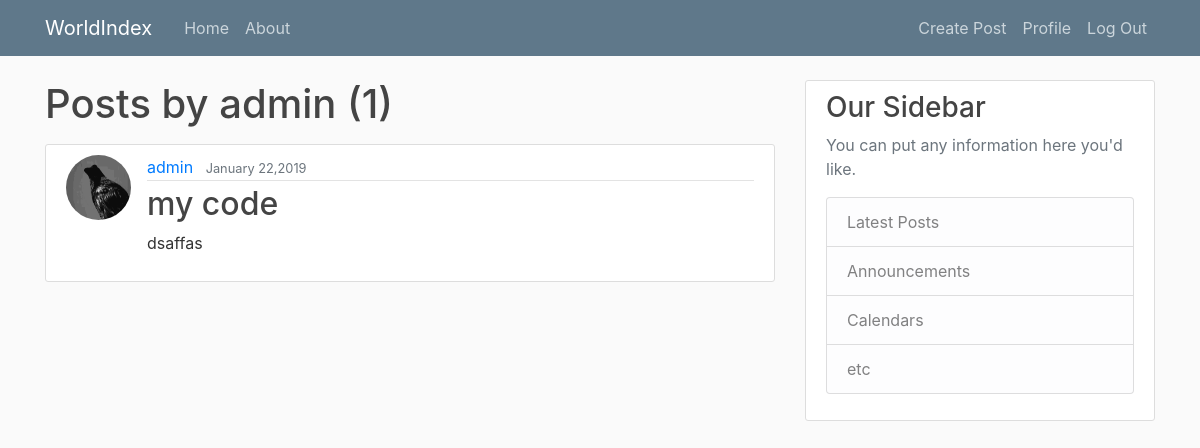
/user/admin (signed in), run on the app's committed database.
### blog_app/models.py (models this page shows, shortened)
class Post(models.Model):
    title = models.CharField(max_length = 100)
    content = models.TextField()
    date_posted = models.DateTimeField(default= timezone.now)
    author = models.ForeignKey(User,on_delete= models.CASCADE)

### users/models.py (models this page shows, shortened)
class Profile(models.Model):
    user = models.OneToOneField(User,on_delete=models.CASCADE)
    image = models.ImageField(default = 'default.jpg',upload_to='profile_pics')
    ''' Signal'''

### blog_app/views.py (the view)
# urls.py: path('user/<str:username>', UserPostListView.as_view(),name = 'user-posts'),
class UserPostListView(ListView):
    model = Post
    template_name = 'user_post.html'
    context_object_name = 'posts'
    ordering = '-date_posted'
    paginate_by = 1
    def get_queryset(self):
        user = get_object_or_404(User,username=self.kwargs.get('username'))
        return Post.objects.filter(author=user).order_by('-date_posted')

### templates/user_post.html (shortened to what this page needs)
{% extends "base.html" %}
{% block content%}
<h1 class="mb-3">Posts by {{ view.kwargs.username}}  ({{page_obj.paginator.count}}) </h1>
{% for post in posts %}
<article class="media content-section">
    <img class="rounded-circle article-img" src="{{ post.author.profile.image.url }}">
    <div class="media-body">
        <div class="article-metadata">
            <a class="mr-2" href="{% url 'user-posts' post.author.username %}">{{ post.author }}</a>
            <small class="text-muted">{{ post.date_posted |date:"F d,Y" }}</small>
        </div>
        <h2><a class="article-title" href="{% url 'detail-view' post.id %}">{{ post.title }}</a></h2>
        <p class="article-content">{{ post.content }}</p>
    </div>
</article>
{% endfor %}
    {% endblock content %}

### blog_app/static/blog/main.css (style rules this page uses)
body { background: #fafafa; color: #333333; margin-top: 5rem; }
h1, h2, h3, h4, h5, h6 { color: #444444; }
.content-section { background: #ffffff; padding: 10px 20px; border: 1px solid #dddddd; border-radius: 3px; margin-bottom: 20px; }
.article-title { color: #444444; }
.article-content { white-space: pre-line; }
.article-img { height: 65px; width: 65px; margin-right: 16px; }
.article-metadata { padding-bottom: 1px; margin-bottom: 4px; border-bottom: 1px solid #e3e3e3 }

### data on the page
Post: author.profile.image (picture), author "admin", date_posted "January 22,2019", title "my code", content "dsaffas"

### other printed values
{{ view.kwargs.username }} "admin"
{{ page_obj.paginator.count }} "1"
